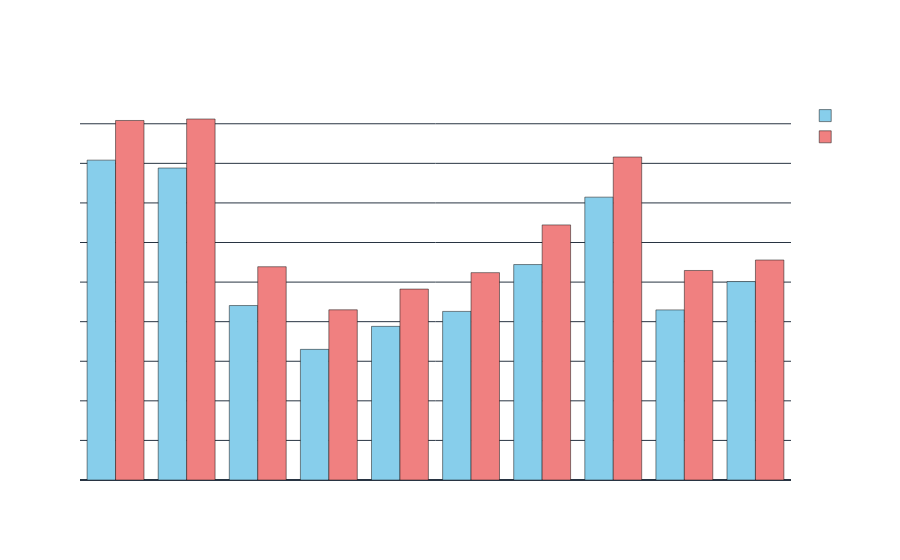
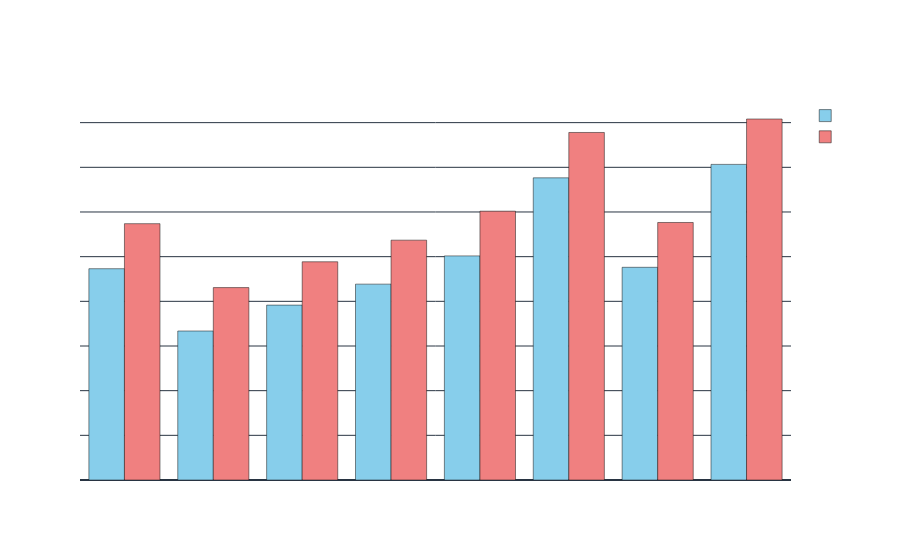

Notebook code cell kept with these figures, in order:
### Code cell
import pandas as pd
import plotly.graph_objects as go

# Assuming df is your DataFrame with the necessary data
# Ensure 'timestamp(Europe/Rome)' is in datetime format
df['timestamp(Europe/Rome)'] = pd.to_datetime(df['timestamp(Europe/Rome)'])

# Extract month from timestamp for the entire DataFrame
df['Month'] = df['timestamp(Europe/Rome)'].dt.strftime('%B')

# Define the rooms you want to analyze
rooms_to_analyze = ['Modullare', 'Affrescata']

# Define the correct month order
month_order = ['January', 'February', 'March', 'April', 'May', 'June', 
               'July', 'August', 'September', 'October', 'November', 'December']

for room in rooms_to_analyze:
    # Filter the DataFrame for the specific room
    room_data = df[df['Room'] == room]

    # Calculate monthly averages for PM2.5 and PM10 for the specific room
    monthly_means = room_data.groupby('Month')[['pm25', 'pm10']].mean().reset_index()

    # Reorder the DataFrame based on the month order
    monthly_means['Month'] = pd.Categorical(monthly_means['Month'], categories=month_order, ordered=True)
    monthly_means = monthly_means.sort_values('Month')

    # Create the Plotly figure
    fig = go.Figure()

    # Add PM2.5 trace
    fig.add_trace(go.Bar(
        x=monthly_means['Month'],
        y=monthly_means['pm25'],
        name='PM2.5',
        marker_color='skyblue'
    ))

    # Add PM10 trace
    fig.add_trace(go.Bar(
        x=monthly_means['Month'],
        y=monthly_means['pm10'],
        name='PM10',
        marker_color='lightcoral'
    ))

    # Update layout with dark background and serious font style
    fig.update_layout(
        title=f'Monthly Average PM2.5 and PM10 Values for {room}',
        xaxis_title='Month',
        yaxis_title='Average Values',
        barmode='group',
        xaxis=dict(categoryorder='array', categoryarray=month_order),  # Ensure correct month order
        template='plotly_dark',  # Set dark background
        font=dict(
            family="Arial, sans-serif",  # Change to a more serious font
            size=14,
            color="white"  # Font color
        ),
        plot_bgcolor='rgba(0, 0, 0, 0)',  # Transparent plot background
        paper_bgcolor='rgba(0, 0, 0, 0)'   # Transparent paper background
    )

    # Show the figure
    fig.show()

### Figure 1 — Plotly figure (JSON) as saved in the notebook; plotly's stock layout.template omitted (floating-point values rounded to 4 significant figures)
{"data": [{"marker": {"color": "skyblue"}, "name": "PM2.5", "type": "bar", "x": ["January", "February", "March", "April", "May", "June", "July", "August", "September", "October"], "y": [8.082, 7.882, 4.408, 3.301, 3.882, 4.259, 5.443, 7.146, 4.298, 5.014]}, {"marker": {"color": "lightcoral"}, "name": "PM10", "type": "bar", "x": ["January", "February", "March", "April", "May", "June", "July", "August", "September", "October"], "y": [9.083, 9.121, 5.388, 4.3, 4.824, 5.239, 6.445, 8.16, 5.294, 5.558]}], "layout": {"barmode": "group", "font": {"color": "white", "family": "Arial, sans-serif", "size": 14}, "paper_bgcolor": "rgba(0, 0, 0, 0)", "plot_bgcolor": "rgba(0, 0, 0, 0)", "title": {"text": "Monthly Average PM2.5 and PM10 Values for Modullare"}, "xaxis": {"categoryarray": ["January", "February", "March", "April", "May", "June", "July", "August", "September", "October", "November", "December"], "categoryorder": "array", "title": {"text": "Month"}}, "yaxis": {"title": {"text": "Average Values"}}}}

### Figure 2 — Plotly figure (JSON) as saved in the notebook; plotly's stock layout.template omitted (floating-point values rounded to 4 significant figures)
{"data": [{"marker": {"color": "skyblue"}, "name": "PM2.5", "type": "bar", "x": ["March", "April", "May", "June", "July", "August", "September", "October"], "y": [4.731, 3.336, 3.915, 4.385, 5.017, 6.765, 4.762, 7.066]}, {"marker": {"color": "lightcoral"}, "name": "PM10", "type": "bar", "x": ["March", "April", "May", "June", "July", "August", "September", "October"], "y": [5.739, 4.308, 4.886, 5.369, 6.019, 7.78, 5.765, 8.082]}], "layout": {"barmode": "group", "font": {"color": "white", "family": "Arial, sans-serif", "size": 14}, "paper_bgcolor": "rgba(0, 0, 0, 0)", "plot_bgcolor": "rgba(0, 0, 0, 0)", "title": {"text": "Monthly Average PM2.5 and PM10 Values for Affrescata"}, "xaxis": {"categoryarray": ["January", "February", "March", "April", "May", "June", "July", "August", "September", "October", "November", "December"], "categoryorder": "array", "title": {"text": "Month"}}, "yaxis": {"title": {"text": "Average Values"}}}}
